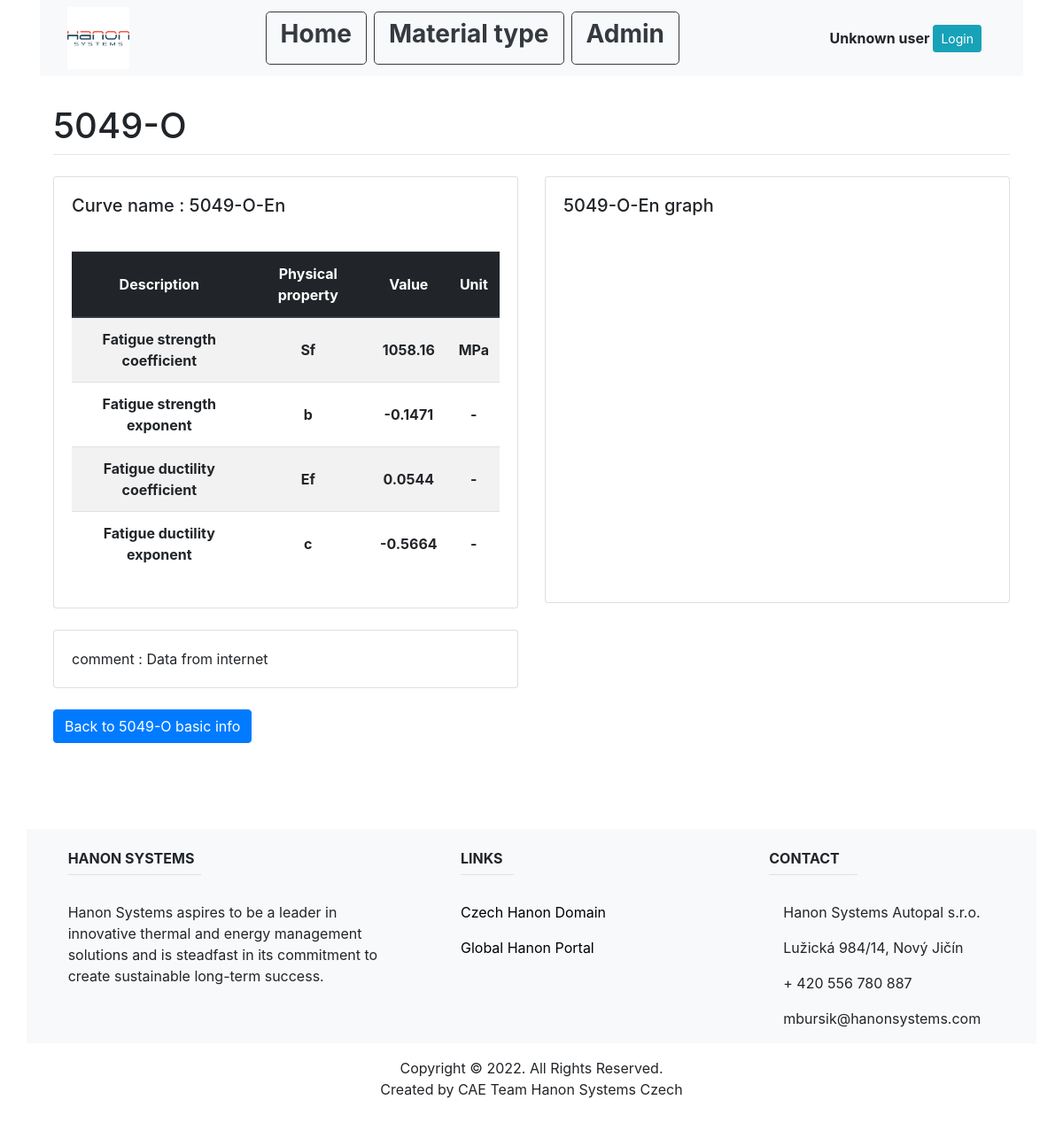
The app's page /material_type_list/1/35/5049-O-En with its own data.
### main/models.py (models this page shows, shortened)
class Material(models.Model):
    name = models.CharField(max_length=200, unique=True)
    E = models.FloatField()
    nu = models.FloatField()
    Rm = models.FloatField()
    Re = models.FloatField()
    Ru = models.FloatField()
    comment = models.CharField(blank=True, max_length=1000)
    material_type_id = models.ForeignKey(MaterialType, on_delete=models.CASCADE)

class EnCurve(models.Model):
    curve_type = "En curve"
    name = models.CharField(max_length=200, unique=True)
    Sf = models.FloatField()
    b = models.FloatField()
    c = models.FloatField()
    Ef = models.FloatField()
    comment = models.CharField(max_length=1000, blank=True)
    material_id = models.ForeignKey(Material, on_delete=models.CASCADE)

### main/views.py (the view, shortened to what this page needs)
# urls.py: path('material_type_list/<int:material_type_id>/<int:material_id>/<str:curve_name>', views.curve_info, name="curve_info"),
def curve_info(response, material_type_id, material_id, curve_name):
    material_type = MaterialType.objects.get(pk=material_type_id)
    material_info = Material.objects.get(pk=material_id)
    if CyclicCurve.objects.filter(name=curve_name).exists():
        curve_info = CyclicCurve.objects.get(name=curve_name)
        data=Graph().cyclic_curve(curve_info, Material.objects.get(pk=material_id).E)
        return render(response, "main/cyclic_curve.html", {
            "material_type": material_type,
            "curve_info": curve_info,
            "material_info": material_info,
            "data": data,
        })
    elif EnCurve.objects.filter(name=curve_name).exists():
        curve_info = EnCurve.objects.get(name=curve_name)
        data = Graph().en_curve(curve_info, Material.objects.get(pk=material_id).E)
        return render(response, "main/en_curve.html", {
            "material_type": material_type,
            "curve_info": curve_info,
            "material_info": material_info,
            "data": data,
        })
    else:
        return HttpResponse("chyba")

### main/templates/main/en_curve.html (shortened to what this page needs)
{% extends "main/base.html" %}
{% block content %}
<br>
<div class="container">
  <div class="row">
    <div class="col-sm">
        <h1 class="mt-2">{{material_info.name}}</h1>
            <hr class="mt-0 mb-4">
    </div>
  </div>
  <div class="row">
    <div class="col-md-6">
    <div class="card card-body">
        <div>
            <p class="mb-0"><h5>Curve name : {{curve_info.name}}</h5></p>
        </div>
        <br>
        <table class="table table-striped">
            <thead class="thead-dark">
            <tr>
                <th class="text-center align-middle" scope="col">Description</th>
                <th class="text-center align-middle" scope="col">Physical property</th>
                <th class="text-center align-middle" scope="col">Value</th>
                <th class="text-center align-middle" scope="col">Unit</th>
            </tr>
            </thead>
            <tbody>
            <tr>
                <th class="text-center align-middle" scope="row">Fatigue strength coefficient</th>
                <th class="text-center align-middle" scope="row">Sf</th>
                <th class="text-center align-middle" scope="row">{{curve_info.Sf}}</th>
                <th class="text-center align-middle" scope="row">MPa</th>
            </tr>
            <tr>
                <th class="text-center align-middle" scope="row">Fatigue strength exponent</th>
                <th class="text-center align-middle" scope="row">b</th>
                <th class="text-center align-middle" scope="row">{{curve_info.b}}</th>
                <th class="text-center align-middle" scope="row">-</th>
            </tr>
            <tr>
                <th class="text-center align-middle" scope="row">Fatigue ductility coefficient</th>
                <th class="text-center align-middle" scope="row">Ef</th>
                <th class="text-center align-middle" scope="row">{{curve_info.Ef}}</th>
                <th class="text-center align-middle" scope="row">-</th>
            </tr>
            <tr>
                <th class="text-center align-middle" scope="row">Fatigue ductility exponent</th>
                <th class="text-center align-middle" scope="row">c</th>
                <th class="text-center align-middle" scope="row">{{curve_info.c}}</th>
                <th class="text-center align-middle" scope="row">-</th>
            </tr>
            </tbody>
        </table>
    </div>
    <br>
    <div class="col-md-14">
        <div class="card card-body">
            <p class="mb-0">comment : {{curve_info.comment}}</p>
        </div>
    </div>
    </div>
    <div class="col-md-6">
        <div class="card card-body">
        <div>
            <p class="mb-0"><h5>{{curve_info.name}} graph</h5></p>
        </div>
        <div id = "container" style = "width: 500px; height: 400px; margin: 0 auto">
        </div>
    </div>
  </div>
  </div>
</div>
<br>
<div class="container">
    <input class="btn btn-primary" type=button value="Back to {{material_info.name}} basic info" onClick="javascript:history.go(-1);">
</div>
{% endblock %}

### records on screen
Material: name "5049-O", name "Back to 5049-O basic info"
EnCurve: name "5049-O-En", Sf "1058.16", b "-0.1471", Ef "0.0544", c "-0.5664", comment "Data from internet"
